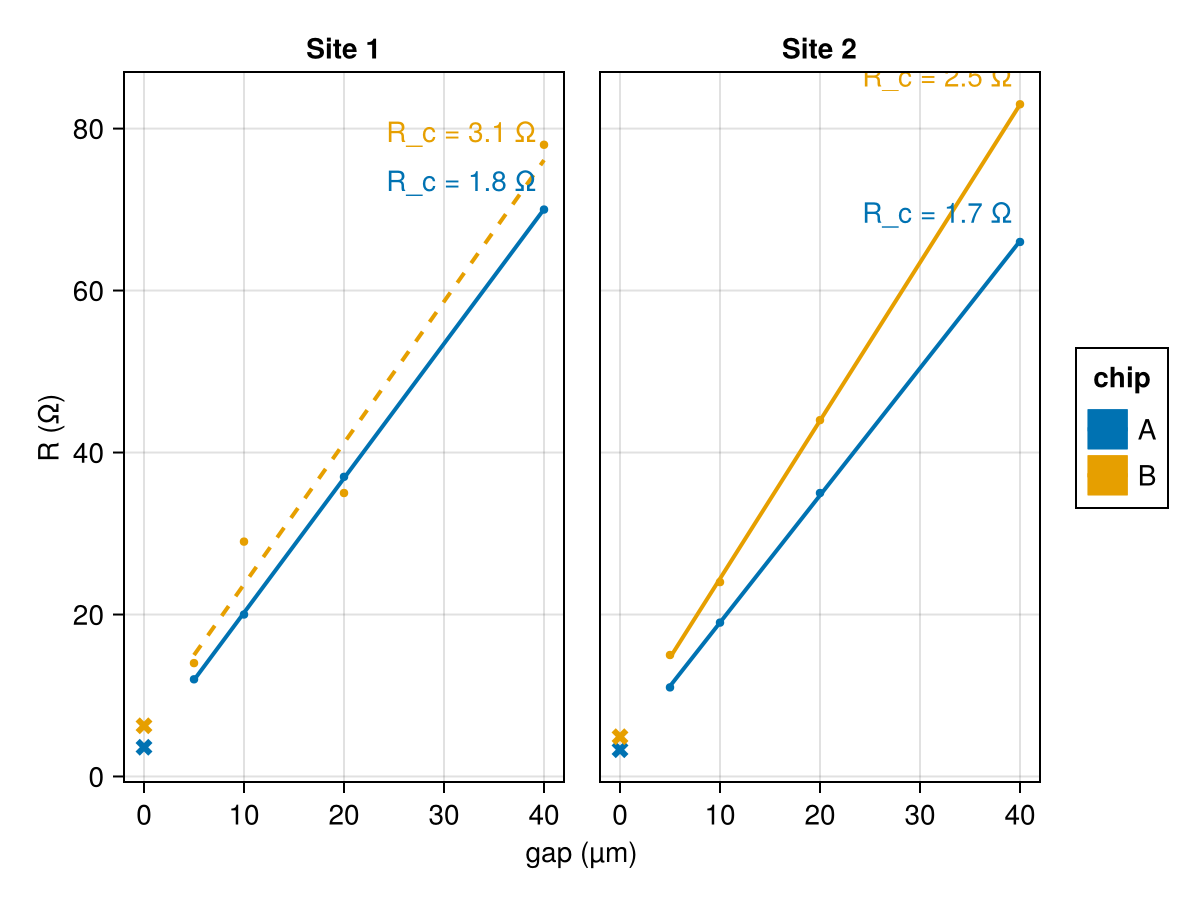

This figure's Julia source:
# Scratch check: the TLM reference declaration with a named fit, drawn by AoG as `figure` draws it.
import AlgebraOfGraphics as AoG
using AlgebraOfGraphics: data, mapping, visual, linear, subvisual
using CairoMakie: Scatter, Text, save
using DataBrowserPlots: DataBrowserPlots, @plot, figure

measurements = (; gap_um=repeat([5.0, 10, 20, 40], 4),
    R_ohm=[12, 20, 37, 70, 14, 23, 41, 78, 11, 19, 35, 66, 15, 24, 44, 83] .+ [0, 0, 0, 0, 0, 6, -6, 0, zeros(8)...],
    chip=repeat(["A", "B"]; inner=4, outer=2), site=repeat(["Site 1", "Site 2"]; inner=8))
declaration = @plot data(measurements) * mapping(:gap_um => "gap (µm)", :R_ohm => "R (Ω)"; color=:chip, col=:site) begin
    visual(Scatter; markersize=6)
    fit = linear(; interval=nothing) *
        subvisual(:prediction; linewidth=2, linestyle=fit.r2 < 0.99 ? :dash : :solid)
    mapping(fit.x[end], fit.y[end]) *
        visual(Text; text="R_c = $(round(fit.intercept / 2; digits=1)) Ω", offset=(-4, 6), align=(:right, :bottom))
    mapping(0, fit.intercept) * visual(Scatter; marker=:xcross, markersize=12)
end
save(joinpath(@__DIR__, "plot-named-check.png"), figure(declaration))
groups = DataBrowserPlots._declaration_groups(data(measurements) * mapping(:gap_um, :R_ohm; color=:chip, col=:site))
for (group, result) in zip(groups, DataBrowserPlots._linear_results(groups))
    println(group.primary, "  r2 = ", round(result.r2; digits=4))
end
